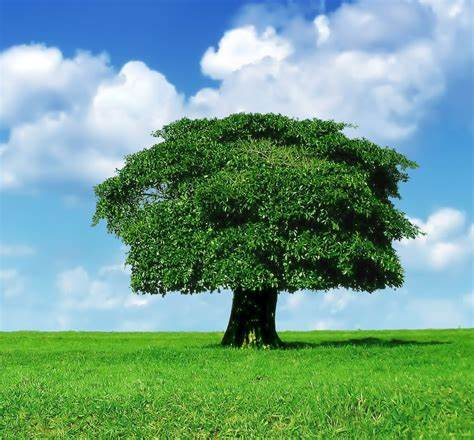
#> input picture asset/Pohon.jpg, 474 x 440 px, found by its file name
$ python equization.py
#> lines starting #> are read from the running program, lines starting #| are printed output that depends on the picture
# Meratakan histogram Contras
# Rumus equalizized
# Sk = (L-1) sigma(i=0, sampai k) pi
# Note :
# Sk = Warna baru
# L = Variasi warna
# Pi = Probabilitas kemunculan warna
import cv2
import numpy as np
import matplotlib.pyplot as plt

citra = cv2.imread("asset/Pohon.jpg")
#> citra is the input picture: shape (440, 474, 3); mean B, G, R 138.6, 158.3, 112.1

citra_gray = cv2.cvtColor(citra, cv2.COLOR_BGR2GRAY)
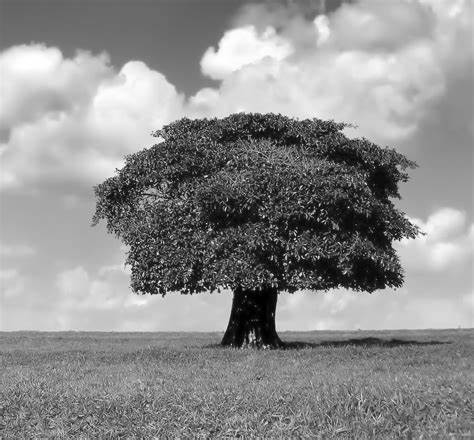
#> citra_gray: shape (440, 474); min 0, max 255, mean 142.2

hist_gray = cv2.calcHist([citra_gray],[0],None,[256],[0,256])
#> hist_gray = 256 values, max 2394 at index 199, min 53 at index 0, mean 814.7
citra_gray_equalized = cv2.equalizeHist(citra_gray)
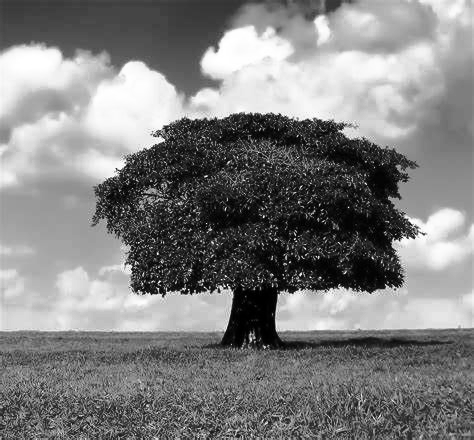
#> citra_gray_equalized: shape (440, 474); min 0, max 255, mean 128.1

hist_equalized = cv2.calcHist([citra_gray_equalized],[0],None,[256],[0,256])
#> hist_equalized = 256 values, max 2394 at index 198, min 0 at index 60, mean 814.7


plt.figure(figsize=(10,5))

plt.subplot(2,2,1)
plt.imshow(citra_gray, cmap="gray")
plt.title('Citra Grayscale sebelum equalized')
plt.axis('off')

plt.subplot(2,2,2)
plt.bar(range(256), hist_gray.ravel(),color="black")
plt.title('Histogram Sebelum equalization')
plt.xlim([0,256])

plt.subplot(2,2,3)
plt.imshow(citra_gray_equalized, cmap="gray")
plt.title('Citra Grayscale setelah equalized')
plt.axis('off')

plt.subplot(2,2,4)
plt.bar(range(256), hist_equalized.ravel(),color="black")
plt.title('Histogram setelah equalization')
plt.xlim([0,256])

plt.show()
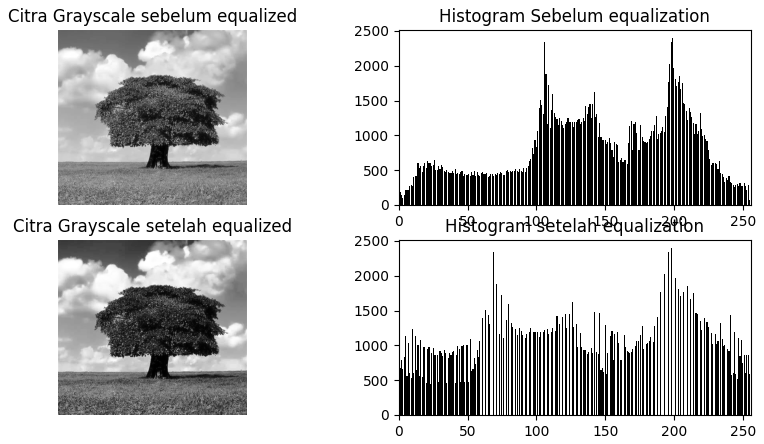
#> figure drawn by matplotlib, 4 panels; panel 2: tallest bar 2394 high, from x = 198.6 to 199.4; panel 4: tallest bar 2394 high, from x = 197.6 to 198.4
